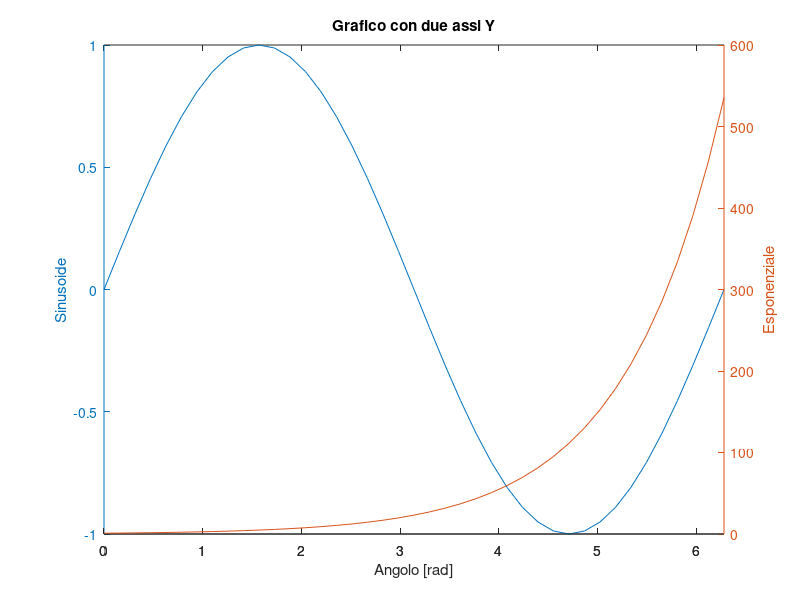

Write the MATLAB code that produced this figure.
% Primo esempio di grafico con doppio asse
%
% M. Scarpiniti (Dip. DIET - Sapienza Università di Roma)

x = 0:pi/20:2*pi;
y1 = sin(x);
y2 = exp(x);
h = plotyy(x, y1, x, y2);
title('Grafico con due assi Y');
xlabel('Angolo [rad]');
ylabel(h(1), 'Sinusoide');
ylabel(h(2), 'Esponenziale');
